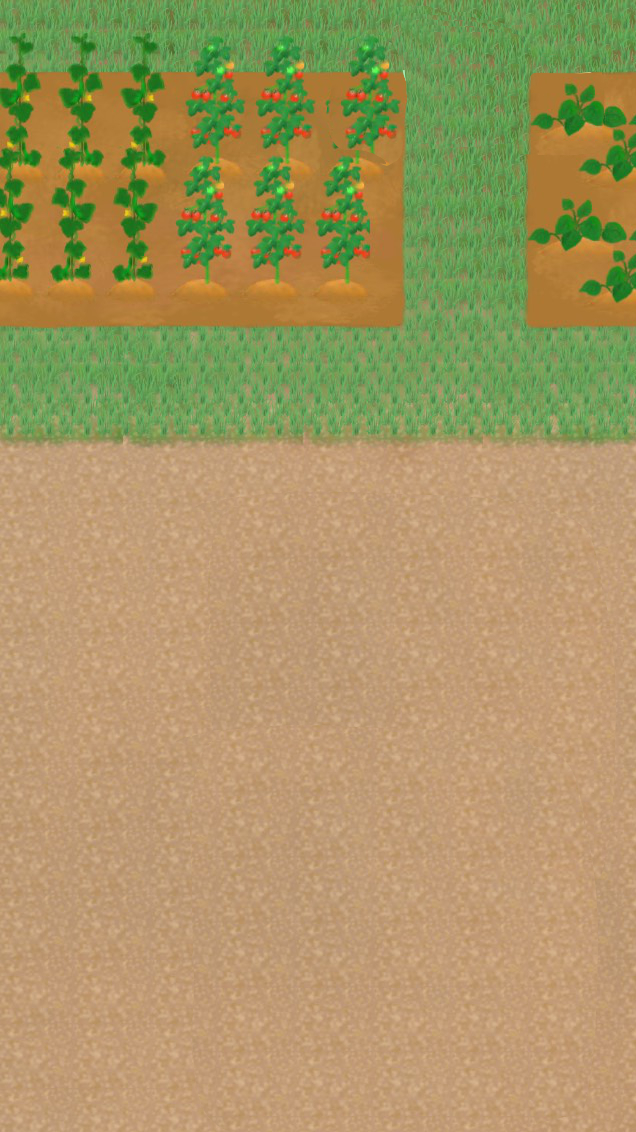
#> input picture input/background.jpg, 636 x 1132 px
$ python image_sandbox.py
#> lines starting #> are read from the running program, lines starting #| are printed output that depends on the picture
import cv2
import numpy as np


def size(im):
  """
  画像のサイズ表示
  """
  print(im.shape)
  show(im)


def show(im):
  """
  画像表示
  """
  cv2.namedWindow('image', cv2.WINDOW_NORMAL)  # リサイズ可能なWindow
  cv2.imshow('image', im)
  cv2.waitKey(0)  # 任意のキーボードを叩いたら、後続の処理を実行
  cv2.destroyAllWindows


def read(file_path: str, mode: int = cv2.IMREAD_UNCHANGED) -> object:
  """
  画像読込み
  :param file_path: ファイルパス
  :param mode: 画像読込みモード
                  cv2.IMREAD_COLOR(カラー画像)
                  cv2.IMREAD_GRAYSCALE(グレースケール画像)
                  cv2.IMREAD_UNCHANGED(アルファチャンネルを含んだ画像)
  """
#> called with file_path = '../input/background.jpg', mode = -1
  return cv2.imread(file_path, mode)
#> returned value is the input picture: shape (1132, 636, 3); mean B, G, R 99.6, 150.4, 167
#| (1132, 636, 3)


def save(im, file_name):
  """
  画像保存
  """
  cv2.imwrite(file_name, im)


def line(im, start, end, color, thickness):
#> called with start = (0, 0), end = (100, 20), color = (255, 255, 255), thickness = 10
  cv2.line(im, start, end, color, thickness)
  show(im)


def rectangle(im, upper_left, lower_right, color, thickness):
  """
  :param im: 画像
  :param upper_left: 長方形の左上の座標
  :param lower_right: 長方形の右下の座標
  :param color: 色
  :param thickness: 太さ
  """
#> called with upper_left = (300, 300), lower_right = (500, 500), color = (255, 0, 0), thickness = 3
  cv2.rectangle(im, upper_left, lower_right, color, thickness)
  show(im)


def circle(im, center, radius, color, thickness):
  """
  :param im: 画像
  :param center: 円の中心座標
  :param radius: 半径
  :param color: 色
  :param thickness: 太さ、-1を指定すると塗りつぶし
  """
#> called with center = (300, 700), radius = 100, color = (0, 255, 0), thickness = 1
  cv2.circle(im, center, radius, color, thickness)
  show(im)


def ellipse(im, center, axes, angle, start_angle, end_angle, color, thickness):
  """
  :param im: 画像
  :param center: 中心座標
  :param axes: 楕円主軸の大きさの半分
  :param angle: 楕円の回転角度
  :param start_angle: 楕円の開始角度
  :param end_angle: 楕円の終了角度
  :param color: 色
  :param thickness: 太さ
  """
#> called with center = (400, 800), axes = (100, 40), angle = 0, start_angle = 0, end_angle = 360, color = (0, 0, 255), thickness = 2
  cv2.ellipse(im, center, axes, angle, start_angle, end_angle, color, thickness)
  show(im)


def polygon(im, pts, color, thickness):
#> called with pts = array of shape (4, 2), color = (0, 255, 255), thickness = 2
  cv2.polylines(im, [pts], True, color, thickness)
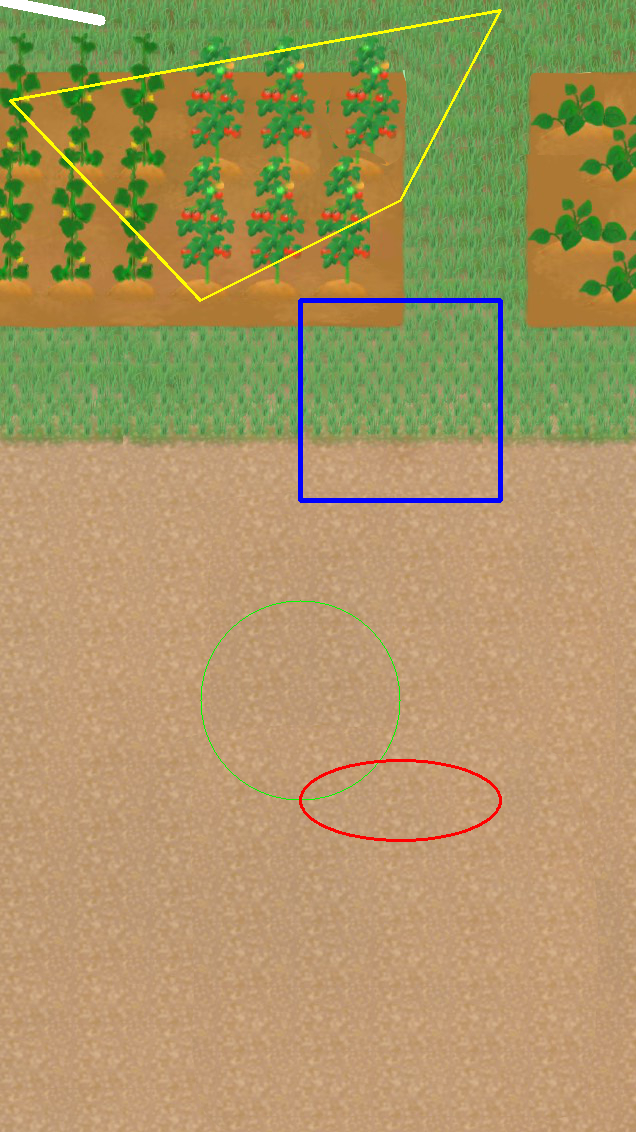
#> im: shape (1132, 636, 3); mean B, G, R 100.2, 150.1, 166.9
  show(im)


if __name__ == '__main__':
  im = read('../input/background.jpg')
  size(im)
  line(im, (0, 0), (100, 20), (255, 255, 255), 10)
  rectangle(im, (300, 300), (500, 500), (255, 0, 0), 3)
  circle(im, (300, 700), 100, (0, 255, 0), 1)
  ellipse(im, (400, 800), (100, 40), 0, 0, 360, (0, 0, 255), 2)
  polygon(im, np.array([[10, 100], [200, 300], [400, 200], [500, 10]], np.int32), (0, 255, 255), 2)
